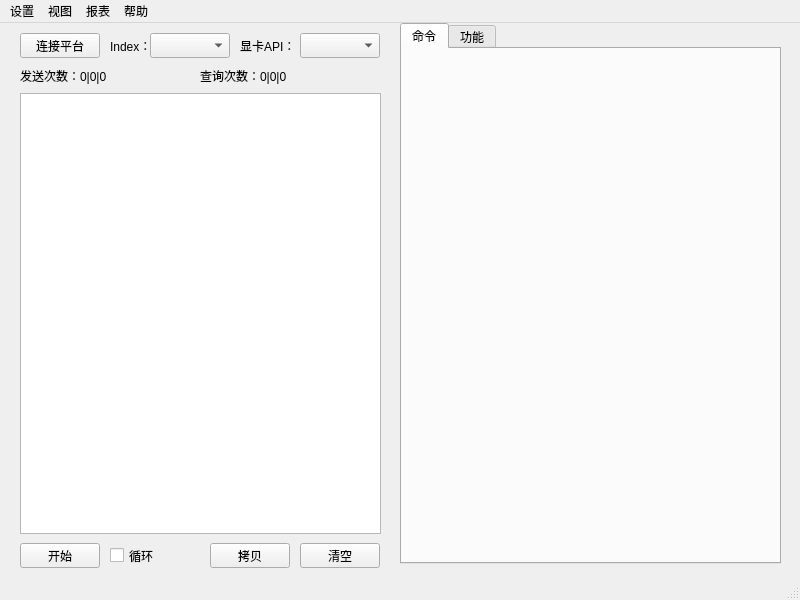
<?xml version="1.0" encoding="UTF-8"?>
<ui version="4.0">
 <class>HikeenAT</class>
 <widget class="QMainWindow" name="HikeenAT">
  <property name="geometry">
   <rect>
    <x>0</x>
    <y>0</y>
    <width>800</width>
    <height>600</height>
   </rect>
  </property>
  <property name="windowTitle">
   <string>HikeenAT</string>
  </property>
  <widget class="QWidget" name="centralwidget">
   <widget class="QTextEdit" name="informatio_textEdit">
    <property name="geometry">
     <rect>
      <x>20</x>
      <y>70</y>
      <width>361</width>
      <height>441</height>
     </rect>
    </property>
   </widget>
   <widget class="QPushButton" name="link_pushButton">
    <property name="geometry">
     <rect>
      <x>20</x>
      <y>10</y>
      <width>80</width>
      <height>25</height>
     </rect>
    </property>
    <property name="text">
     <string>连接平台</string>
    </property>
    <property name="checkable">
     <bool>true</bool>
    </property>
   </widget>
   <widget class="QComboBox" name="displaynum_comboBox">
    <property name="geometry">
     <rect>
      <x>150</x>
      <y>10</y>
      <width>80</width>
      <height>25</height>
     </rect>
    </property>
   </widget>
   <widget class="QPushButton" name="start_pushButton">
    <property name="geometry">
     <rect>
      <x>20</x>
      <y>520</y>
      <width>80</width>
      <height>25</height>
     </rect>
    </property>
    <property name="text">
     <string>开始</string>
    </property>
    <property name="checkable">
     <bool>true</bool>
    </property>
   </widget>
   <widget class="QCheckBox" name="checkBox">
    <property name="geometry">
     <rect>
      <x>110</x>
      <y>520</y>
      <width>80</width>
      <height>25</height>
     </rect>
    </property>
    <property name="text">
     <string>循环</string>
    </property>
   </widget>
   <widget class="QPushButton" name="copy_pushButton">
    <property name="geometry">
     <rect>
      <x>210</x>
      <y>520</y>
      <width>80</width>
      <height>25</height>
     </rect>
    </property>
    <property name="text">
     <string>拷贝</string>
    </property>
   </widget>
   <widget class="QPushButton" name="clear_pushButton">
    <property name="geometry">
     <rect>
      <x>300</x>
      <y>520</y>
      <width>80</width>
      <height>25</height>
     </rect>
    </property>
    <property name="text">
     <string>清空</string>
    </property>
   </widget>
   <widget class="QTabWidget" name="tabWidget">
    <property name="geometry">
     <rect>
      <x>400</x>
      <y>0</y>
      <width>381</width>
      <height>541</height>
     </rect>
    </property>
    <property name="currentIndex">
     <number>0</number>
    </property>
    <widget class="QWidget" name="command">
     <attribute name="title">
      <string>命令</string>
     </attribute>
    </widget>
    <widget class="QWidget" name="func">
     <attribute name="title">
      <string>功能</string>
     </attribute>
    </widget>
   </widget>
   <widget class="QLabel" name="sent_count_label">
    <property name="geometry">
     <rect>
      <x>20</x>
      <y>40</y>
      <width>171</width>
      <height>25</height>
     </rect>
    </property>
    <property name="text">
     <string>发送次数：0|0|0</string>
    </property>
   </widget>
   <widget class="QLabel" name="query_count_label">
    <property name="geometry">
     <rect>
      <x>200</x>
      <y>40</y>
      <width>181</width>
      <height>25</height>
     </rect>
    </property>
    <property name="text">
     <string>查询次数：0|0|0</string>
    </property>
   </widget>
   <widget class="QLabel" name="label">
    <property name="geometry">
     <rect>
      <x>110</x>
      <y>10</y>
      <width>53</width>
      <height>25</height>
     </rect>
    </property>
    <property name="text">
     <string>Index：</string>
    </property>
   </widget>
   <widget class="QLabel" name="label_2">
    <property name="geometry">
     <rect>
      <x>240</x>
      <y>10</y>
      <width>53</width>
      <height>25</height>
     </rect>
    </property>
    <property name="text">
     <string>显卡API：</string>
    </property>
   </widget>
   <widget class="QComboBox" name="api_comboBox">
    <property name="geometry">
     <rect>
      <x>300</x>
      <y>10</y>
      <width>80</width>
      <height>25</height>
     </rect>
    </property>
   </widget>
  </widget>
  <widget class="QMenuBar" name="menubar">
   <property name="geometry">
    <rect>
     <x>0</x>
     <y>0</y>
     <width>800</width>
     <height>21</height>
    </rect>
   </property>
   <widget class="QMenu" name="set_menu">
    <property name="geometry">
     <rect>
      <x>269</x>
      <y>100</y>
      <width>120</width>
      <height>90</height>
     </rect>
    </property>
    <property name="title">
     <string>设置</string>
    </property>
    <addaction name="separator"/>
    <addaction name="sys_action"/>
    <addaction name="separator"/>
   </widget>
   <widget class="QMenu" name="look_menu">
    <property name="title">
     <string>视图</string>
    </property>
   </widget>
   <widget class="QMenu" name="report_menu">
    <property name="title">
     <string>报表</string>
    </property>
   </widget>
   <widget class="QMenu" name="help_menu">
    <property name="title">
     <string>帮助</string>
    </property>
   </widget>
   <addaction name="set_menu"/>
   <addaction name="look_menu"/>
   <addaction name="report_menu"/>
   <addaction name="help_menu"/>
  </widget>
  <widget class="QStatusBar" name="statusbar"/>
  <action name="sys_action">
   <property name="checkable">
    <bool>false</bool>
   </property>
   <property name="text">
    <string>系统设置</string>
   </property>
  </action>
 </widget>
 <resources/>
 <connections/>
</ui>
